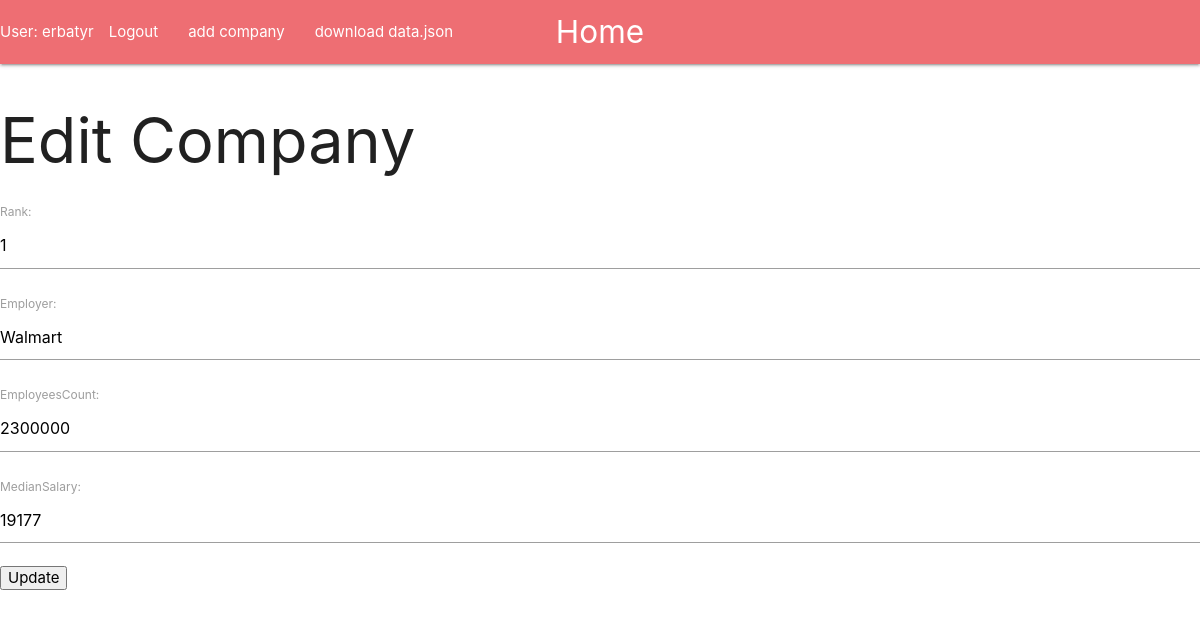
Page /table/2/edit (signed in) on the committed database.
### table/models.py (models this page shows, shortened)
class Company(models.Model):
    rank = models.IntegerField(unique=True)
    employer = models.CharField(max_length=100, unique=True)
    employeesCount = models.IntegerField()
    medianSalary = models.IntegerField()

### table/views.py (the view)
# urls.py: path('<int:pk>/edit', views.CompanyEdit.as_view(), name='edit'),
class CompanyEdit(LoginRequiredMixin, UpdateView):
    model = Company
    fields = ['rank', 'employer', 'employeesCount', 'medianSalary']
    template_name = 'table/company_edit.html'

### table/templates/table/company_edit.html
{% extends 'table/base.html' %}
{% block content %}
    {% if perms.table.change_company %}
    <h1>Edit Company</h1>
    <form action="" method="post">{% csrf_token %}
      {{ form.as_p }}
    <input type="submit" value="Update" />
    </form>
    {% else %}
    <p>You can't change company data</p>
    {% endif %}
{% endblock content %}

### table/templates/table/base.html (shortened to what this page needs)
<!DOCTYPE html>
<html>
  <head>
    <link rel="stylesheet" href="https://cdnjs.cloudflare.com/ajax/libs/materialize/1.0.0/css/materialize.min.css">
  </head>
  <body>
    <nav>
      <div class="nav-wrapper">
        <a href="http://localhost:8000/table/" class="brand-logo center">Home</a>
        <ul id="nav-mobile" class="left hide-on-med-and-down">
        {% if user.is_authenticated %}
            <li>User: {{ user.get_username }}</li>
            <li><a href="{% url 'logout'%}?next={{request.path}}">Logout</a></li>
        {% else %}
            <li><a href="{% url 'login'%}?next={{request.path}}">Login</a></li>
        {% endif %}
        {% if perms.table.add_company %}
            <li><a href="{% url 'new_company' %}">add company</a></li>
        {% endif %}
        {% if user.is_authenticated %}
            <li><a href="{% url 'download' %}">download data.json</a></li>
        {% endif %}
        </ul>
      </div>
    </nav>
    {% block content %}
    {% endblock %}
  </body>
</html>

### rows in the picture
Company: rank "1", employer "Walmart", employeesCount "2300000", medianSalary "19177"

### other values in the picture
{{ user.get_username }} "erbatyr"
